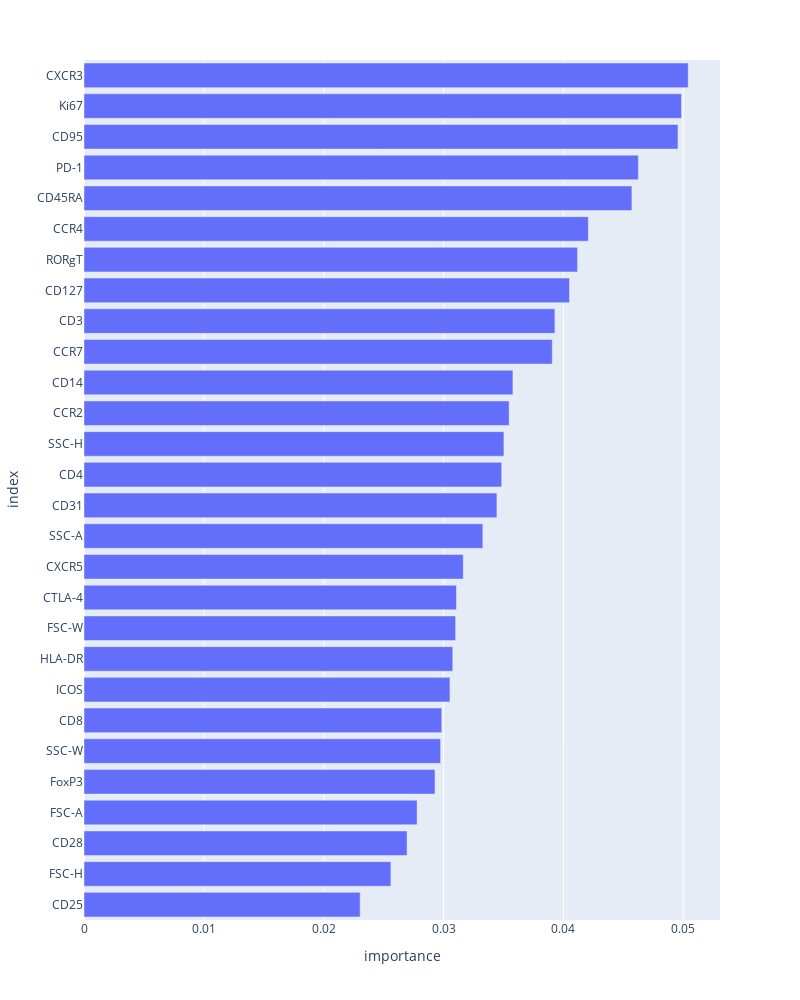

The notebook cell saved with this chart:
### Markdown cell above
### Importance of each mark for  with standart by batch

### Code cell
df = sbase["importance"]
df.index = df.mark
df.sort_values("importance",inplace=True)
fig = px.bar(df, x = "importance")
fig.update_layout(width = 800,height=1000)
fig.show()

### Figure 1 — Plotly figure (JSON) as saved in the notebook; plotly's stock layout.template omitted (floating-point values rounded to 4 significant figures)
{"data": [{"alignmentgroup": "True", "hovertemplate": "importance=%{x}<br>index=%{y}<extra></extra>", "legendgroup": "", "marker": {"color": "#636efa", "pattern": {"shape": ""}}, "name": "", "offsetgroup": "", "orientation": "h", "showlegend": false, "textposition": "auto", "type": "bar", "x": [0.02304, 0.0256, 0.02695, 0.02779, 0.02928, 0.02975, 0.02985, 0.03053, 0.03077, 0.031, 0.03107, 0.03164, 0.03327, 0.03445, 0.03485, 0.03503, 0.03547, 0.03578, 0.03907, 0.03929, 0.0405, 0.04118, 0.04207, 0.04571, 0.04625, 0.04955, 0.04985, 0.05041], "xaxis": "x", "y": ["CD25", "FSC-H", "CD28", "FSC-A", "FoxP3", "SSC-W", "CD8", "ICOS", "HLA-DR", "FSC-W", "CTLA-4", "CXCR5", "SSC-A", "CD31", "CD4", "SSC-H", "CCR2", "CD14", "CCR7", "CD3", "CD127", "RORgT", "CCR4", "CD45RA", "PD-1", "CD95", "Ki67", "CXCR3"], "yaxis": "y"}], "layout": {"barmode": "relative", "height": 1000, "legend": {"tracegroupgap": 0}, "margin": {"t": 60}, "width": 800, "xaxis": {"anchor": "y", "autorange": true, "domain": [0, 1], "range": [0, 0.05306], "title": {"text": "importance"}, "type": "linear"}, "yaxis": {"anchor": "x", "autorange": true, "domain": [0, 1], "range": [-0.5, 27.5], "title": {"text": "index"}, "type": "category"}}}
